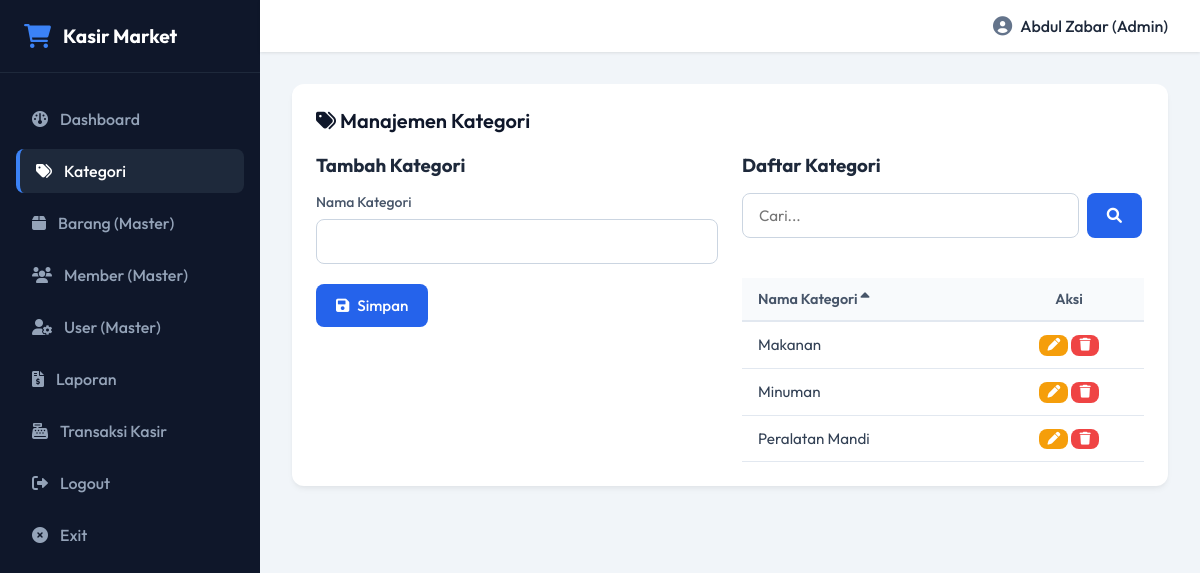
/index.php?page=kategori (signed in), run on the app's committed database.
### tables this page shows
CREATE TABLE IF NOT EXISTS kategori (
    id_kategori INT AUTO_INCREMENT PRIMARY KEY,
    nama_kategori VARCHAR(100) NOT NULL UNIQUE
);

### controllers/Controller.php (called while the page is built, shortened)
<?php
require_once __DIR__ . '/../models/Model.php';
class Controller {
    private $model;
    public function __construct() {
        $this->model = new Model();
    }
    public function kategori() {
        $query = trim($_GET['search'] ?? '');
        $order_by = $_GET['sort'] ?? 'nama_kategori';
        $direction = $_GET['dir'] ?? 'ASC';
        $kategori_list = $this->model->searchAndSort('kategori', ['nama_kategori'], $query, $order_by, $direction);
        require __DIR__ . '/../views/kategori.php';
    }
}

### models/Model.php (called while the page is built, shortened)
<?php
require_once __DIR__ . '/../config/database.php';
class Model {
    protected $db;
    public function __construct() {
        $database = new Database();
        $this->db = $database->getConnection();
    }
    public function searchAndSort($table, $search_cols = [], $query = '', $order_by = null, $direction = 'ASC') {
        $sql = "SELECT * FROM $table";
        $params = [];
        if ($order_by) {
            $sql .= " ORDER BY $order_by $direction";
        }
        $stmt = $this->db->prepare($sql);
        $stmt->execute($params);
        return $stmt->fetchAll();
    }
}

### config/database.php (called while the page is built, shortened)
<?php
class Database {
    private $host = '127.0.0.1';
    private $port = '3306';
    private $db = 'db_minimarket';
    private $user = 'root';
    private $pass = '';
    public function getConnection() {
        $this->conn = null;
        try {
            $this->conn = new PDO("mysql:host=" . $this->host . ";port=" . $this->port, $this->user, $this->pass);
            $this->conn->setAttribute(PDO::ATTR_ERRMODE, PDO::ERRMODE_EXCEPTION);
            $this->conn->exec("CREATE DATABASE IF NOT EXISTS " . $this->db);
            $this->conn->exec("USE " . $this->db);
            $this->conn->setAttribute(PDO::ATTR_DEFAULT_FETCH_MODE, PDO::FETCH_ASSOC);
            $stmt = $this->conn->query("SHOW TABLES LIKE 'user'");
        } catch(PDOException $e) {
            die("Connection error: " . $e->getMessage());
        }
        return $this->conn;
    }
}

### views/kategori.php (the view, shortened to what this page needs)
<?php require_once __DIR__ . '/layout/header.php'; ?>
<div class="card">
    <div class="card-title">
        <span><i class="fa-solid fa-tags"></i> Manajemen Kategori</span>
    </div>
    <div class="grid-cols-2">
        <div>
            <h3><?php echo isset($_GET['edit_id']) ? 'Edit Kategori' : 'Tambah Kategori'; ?></h3>
            <form action="index.php?page=kategori&action=<?php echo isset($_GET['edit_id']) ? 'edit' : 'create'; ?>" method="POST" style="margin-top: 1rem;">
                <div class="form-group">
                    <label for="nama_kategori">Nama Kategori</label>
                    <input type="text" name="nama_kategori" id="nama_kategori" class="form-input" value="<?php echo isset($edit_cat) ? htmlspecialchars($edit_cat['nama_kategori']) : ''; ?>" required autocomplete="off">
                </div>
                <button type="submit" class="btn btn-primary">
                    <i class="fa-solid fa-save"></i> Simpan
                </button>
            </form>
        </div>
        <div>
            <h3>Daftar Kategori</h3>
            <div class="search-sort-bar" style="margin-top: 1rem;">
                <form action="index.php" method="GET" class="search-form">
                    <input type="text" name="search" class="form-input" placeholder="Cari..." value="<?php echo htmlspecialchars($query); ?>">
                    <button type="submit" class="btn btn-primary"><i class="fa-solid fa-magnifying-glass"></i></button>
                </form>
            </div>
            <div class="table-responsive">
                <table>
                    <thead>
                        <tr>
                            <th>
                                <a href="index.php?page=kategori&search=<?php echo urlencode($query); ?>&sort=nama_kategori&dir=<?php echo $order_by === 'nama_kategori' && $direction === 'ASC' ? 'DESC' : 'ASC'; ?>" style="text-decoration: none; color: inherit;">
                                    Nama Kategori <i class="fa-solid <?php echo $order_by === 'nama_kategori' ? ($direction === 'ASC' ? 'fa-sort-up' : 'fa-sort-down') : 'fa-sort'; ?>"></i>
                                </a>
                            </th>
                            <th style="width: 150px; text-align: center;">Aksi</th>
                        </tr>
                    </thead>
                    <tbody>
                        <?php if (empty($kategori_list)): ?>
                            <tr>
                                <td colspan="2" style="text-align: center;">Tidak ada data.</td>
                            </tr>
                        <?php else: ?>
                            <?php foreach ($kategori_list as $kategori): ?>
                                <tr>
                                    <td><?php echo htmlspecialchars($kategori['nama_kategori']); ?></td>
                                    <td style="text-align: center;">
                                        <a href="index.php?page=kategori&edit_id=<?php echo $kategori['id_kategori']; ?>&search=<?php echo urlencode($query); ?>" class="btn btn-warning btn-sm" style="padding: 0.25rem 0.5rem; font-size: 0.8rem;">
                                            <i class="fa-solid fa-pen"></i>
                                        </a>
                                        <a href="index.php?page=kategori&action=delete&id=<?php echo $kategori['id_kategori']; ?>" class="btn btn-danger btn-sm" style="padding: 0.25rem 0.5rem; font-size: 0.8rem;" onclick="return confirm('Hapus kategori ini?');">
                                            <i class="fa-solid fa-trash"></i>
                                        </a>
                                    </td>
                                </tr>
                            <?php endforeach; ?>
                        <?php endif; ?>
                    </tbody>
                </table>
            </div>
        </div>
    </div>
</div>
<?php require_once __DIR__ . '/layout/footer.php'; ?>

### assets/css/style.css (style rules this page uses)
* { margin: 0; padding: 0; box-sizing: border-box; font-family: 'Outfit', sans-serif; }
body { background-color: #f1f5f9; color: #1e293b; min-height: 100vh; display: flex; }
.form-group { margin-bottom: 1.25rem; }
.form-group label { display: block; font-size: 0.875rem; font-weight: 500; margin-bottom: 0.5rem; color: #475569; }
.form-input { width: 100%; padding: 0.75rem 1rem; border: 1px solid #cbd5e1; border-radius: 8px; font-size: 0.95rem; background-color: #ffffff; color: #1e293b; transition: all 0.2s ease-in-out; }
.btn { display: inline-flex; align-items: center; justify-content: center; gap: 0.5rem; padding: 0.75rem 1.25rem; border-radius: 8px; font-weight: 500; font-size: 0.95rem; border: none; cursor: pointer; transition: all 0.2s; text-decoration: none; }
.btn-primary { background-color: #2563eb; color: #ffffff; }
.btn-danger { background-color: #ef4444; color: #ffffff; }
.btn-warning { background-color: #f59e0b; color: #ffffff; }
.card { background-color: #ffffff; border-radius: 12px; padding: 1.5rem; box-shadow: 0 4px 6px -1px rgba(0, 0, 0, 0.05), 0 2px 4px -1px rgba(0, 0, 0, 0.03); margin-bottom: 2rem; }
.card-title { font-size: 1.25rem; font-weight: 600; color: #0f172a; margin-bottom: 1.25rem; display: flex; align-items: center; justify-content: space-between; }
.table-responsive { width: 100%; overflow-x: auto; }
table { width: 100%; border-collapse: collapse; margin-top: 1rem; text-align: left; }
th { background-color: #f8fafc; color: #475569; font-weight: 600; padding: 0.75rem 1rem; border-bottom: 2px solid #e2e8f0; font-size: 0.9rem; }
td { padding: 0.75rem 1rem; border-bottom: 1px solid #e2e8f0; color: #334155; font-size: 0.95rem; vertical-align: middle; }
.search-sort-bar { display: flex; justify-content: space-between; align-items: center; gap: 1rem; margin-bottom: 1.5rem; flex-wrap: wrap; }
.search-form { display: flex; gap: 0.5rem; flex-grow: 1; max-width: 400px; }
.grid-cols-2 { display: grid; grid-template-columns: 1fr 1fr; gap: 1.5rem; }

### data on the page
kategori: nama_kategori "Makanan"
kategori: nama_kategori "Minuman"
kategori: nama_kategori "Peralatan Mandi"

### other printed values
$_SESSION['user']['username'] "Abdul Zabar"
$_SESSION['user']['role'] "Admin"
